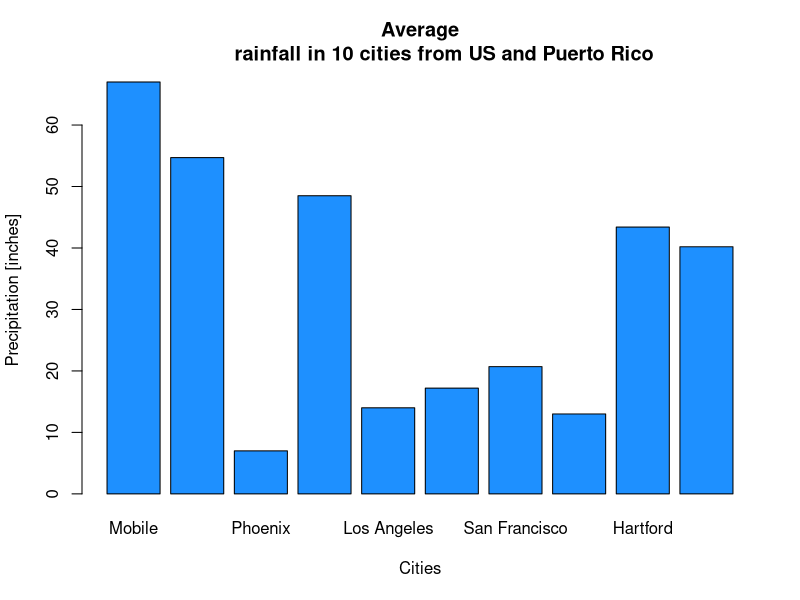

The R source for this figure:
library(R.utils)
rm(list=ls())
cat("\014")

data <- precip
data <- data[1:10]

barplot(data, width = 1, xlab = "Cities", ylab = "Precipitation [inches]", main = "Average
        rainfall in 10 cities from US and Puerto Rico", names.arg = names(data),
        col = "dodgerblue1") 